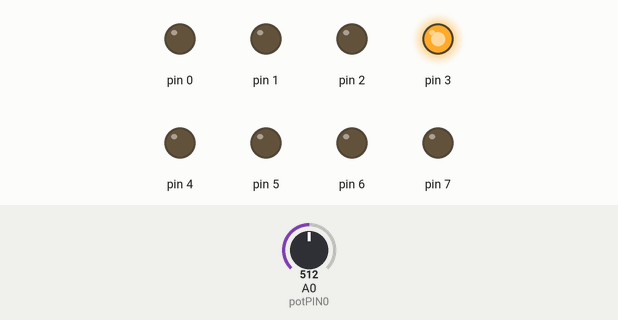
Simulated run of this sketch. Board: Arduino Uno, built with avr-gcc and run on an emulated ATmega328P. On the bench: output pins drawn as LEDs (lit = HIGH). The inputs (shaded band) are chosen by the test bench; at power-on: A0 (potPIN0) = 512.

Above: at 1.2 s.
1.3 s: A0 (potPIN0) set to 575
2.8 s: A0 (potPIN0) set to 600
At 3.5 s:
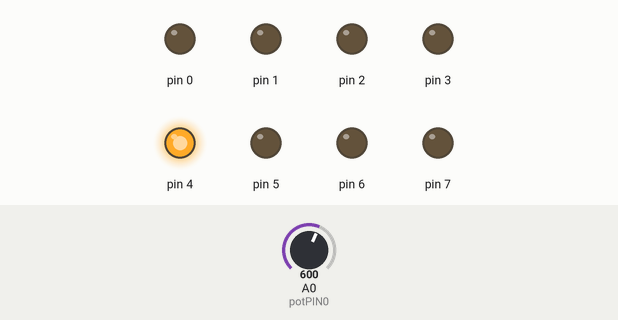
4.3 s: A0 (potPIN0) set to 306
At 4.7 s:
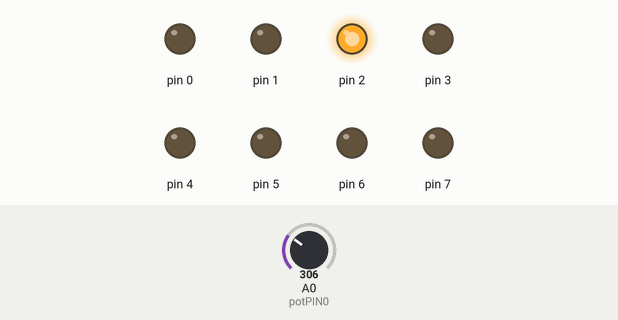
5.8 s: A0 (potPIN0) set to 284
At 7.0 s:
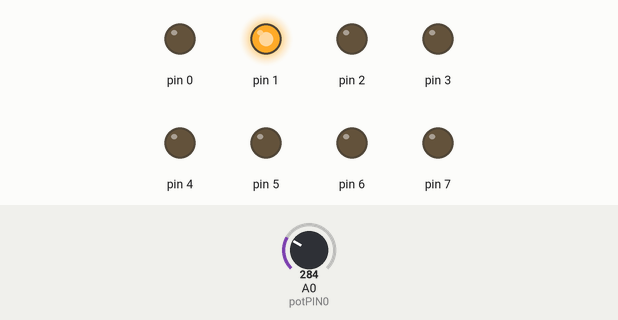
7.3 s: A0 (potPIN0) set to 154
8.8 s: A0 (potPIN0) set to 135
At 9.3 s:
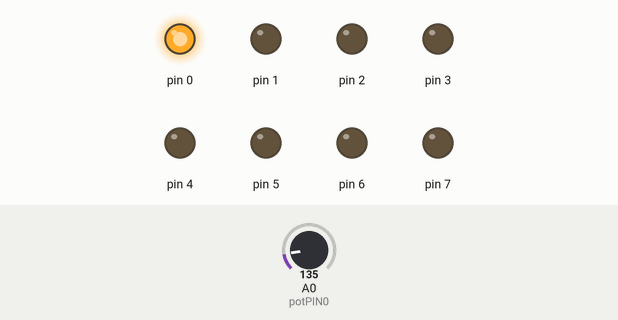
Timing chart, 0 to 11.3 s (numbered marks = the images above; inputs shaded):
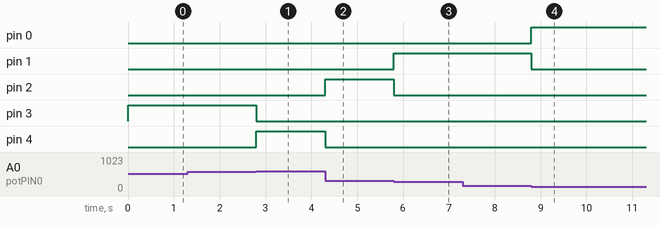

Measured:
- the behaviour switches between 584 and 585 on A0 (potPIN0) (found by bisection; images 0 and 1)
- the behaviour switches between 293 and 292 on A0 (potPIN0) (found by bisection; images 2 and 3)
- the behaviour switches between 147 and 146 on A0 (potPIN0) (found by bisection; images 3 and 4)
- after the input at 1.3 s, every drawn part: stays the same
- after the input at 2.8 s, pin 3: HIGH → LOW at once; pin 4: LOW → HIGH at once
- after the input at 4.3 s, pin 2: LOW → HIGH at once; pin 4: HIGH → LOW at once
- after the input at 5.8 s, pin 1: LOW → HIGH at once; pin 2: HIGH → LOW at once
- after the input at 7.3 s, every drawn part: stays the same
- after the input at 8.8 s, pin 0: LOW → HIGH at once; pin 1: HIGH → LOW at once

The sketch:

ardu_adc_v2.ino
```cpp
// Otra forma de trabajar con el ADC usando la funcion map() y el switch-case

int potPIN0 = A0; // Renombramos el Pin A0
int potValue = 0; // Para almacenar el valor de voltaje obtenido
int ledBar = 0;   // Valor escalado de 0 a 7 para usar en el switch-case


void setup() {

    pinMode(0, OUTPUT);
    pinMode(1, OUTPUT);
    pinMode(2, OUTPUT);
    pinMode(3, OUTPUT);
    pinMode(4, OUTPUT);
    pinMode(5, OUTPUT);
    pinMode(6, OUTPUT);
    pinMode(7, OUTPUT);

    PORTD = 0;
}

void loop() {

  potValue = analogRead(potPIN0);  // Leemos el valor de voltaje que hay en el Pin A0

  ledBar = map(potValue, 0, 1023, 0, 7);  // Escalamos el valor que esta entre 0 y 1023 a 0 y 7
  switch(ledBar){
    case 0:
      PORTD = 0b00000001;
      break;
    case 1:
      PORTD = 0b00000010;
      break;
    case 2:
      PORTD = 0b00000100;
      break;
    case 3:
      PORTD = 0b00001000;
      break;
    case 4:
      PORTD = 0b00010000;
      break;
    case 5:
      PORTD = 0b00100000;
      break;
    case 6:
      PORTD = 0b01000000;
      break;
    case 7:
      PORTD = 0b10000000;
      break;
    default:
      break;
  }

}
```
